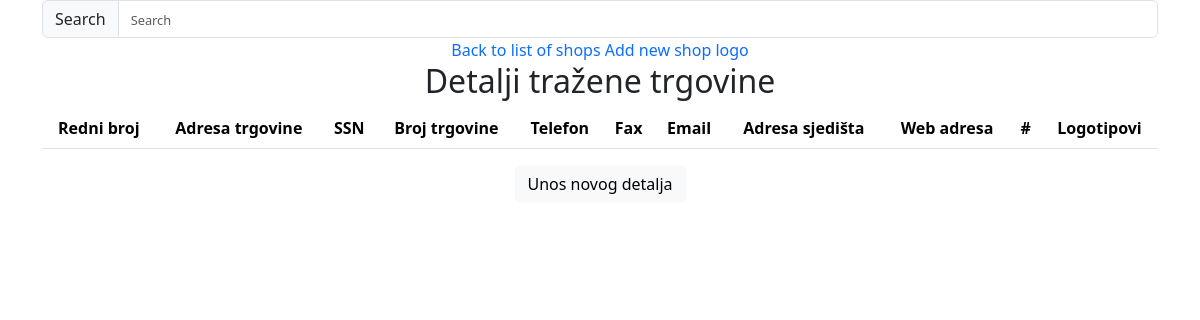
Page /shop_detail.php?shop_name=Crovortex, obrt za trgovinu on the earlier database version.
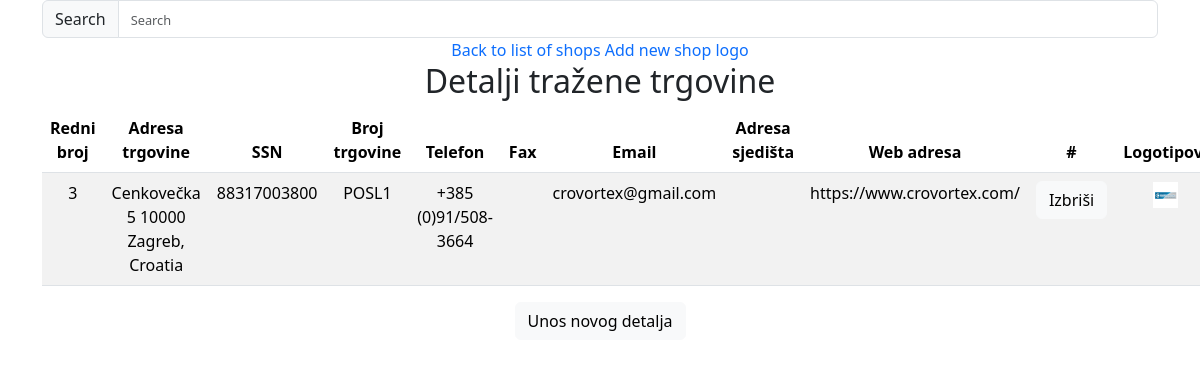
Same page on the later database version.
### tables this page shows
CREATE TABLE `shop_detail` (
  `id` int(11) NOT NULL,
  `shop_name` varchar(255) DEFAULT NULL,
  `address` varchar(255) DEFAULT NULL,
  `ssn` varchar(11) DEFAULT NULL,
  `shop_number` varchar(255) DEFAULT NULL,
  `telephone` varchar(255) DEFAULT NULL,
  `fax` varchar(255) DEFAULT NULL,
  `email` varchar(255) DEFAULT NULL,
  `hq_address` varchar(255) DEFAULT NULL,
  `web_page` varchar(255) DEFAULT NULL
);

CREATE TABLE `shop_logo` (
  `id` int(11) NOT NULL,
  `shop_name` varchar(255) NOT NULL,
  `logo1_url` varchar(255) NOT NULL,
  `logo2_url` varchar(255) NOT NULL
);

### dbconn.php (called while the page is built, shortened)
<?php
class DatabaseConnection{
    public $dbconn;
    public function setDbconn( $dbconn) {$this->dbconn = $dbconn;}
	public function getDbconn() {return $this->dbconn;}
}
?>

### shop.php (called while the page is built, shortened)
<?php
include("dbconn.php");
class Shop{
    public $shop_name;
    function __construct($shop_name)
    {
        $this->shop_name=$shop_name;
    }
    function get_shop_name(){
        return $this->shop_name;
    }
    function __destruct()
    {
        $this->shop_name="";
    }
}
?>

### shop_details.php (the view, shortened to what this page needs)
<?php
include("shop.php");
class ShopDetails extends Shop{
private $id;
 public $address;
 private $ssn;
 public $shop_number;
 public $telephone;
 public $fax;
 public $email;
 public $hq_address;
 public $web_page;
 function __construct($id,$shop_name,$address,$ssn,$shop_number,$telephone,$fax,$email,$hq_address,$web_page)
 {
    $this->id=$id;
     $this->address=$address;
     $this->ssn=$ssn;
     $this->shop_number=$shop_number;
     $this->telephone=$telephone;
     $this->fax=$fax;
     $this->email=$email;
     $this->hq_address=$hq_address;
     $this->web_page=$web_page;
 }
 function __destruct()
    {
        $this->address="";
        $this->ssn="";
        $this->shop_number="";
        $this->telephone="";
        $this->fax="";
        $this->email="";
        $this->hq_address="";
        $this->web_page="";
    }
public function getAddress() {return $this->address;}
	public function getSsn() {return $this->ssn;}
	public function getShopNumber() {return $this->shop_number;}
	public function getTelephone() {return $this->telephone;}
	public function getFax() {return $this->fax;}
	public function getEmail() {return $this->email;}
	public function getHqAddress() {return $this->hq_address;}
	public function getWebPage() {return $this->web_page;}
   public function getId() {return $this->id;}
public function setId( $id): void {$this->id = $id++;}
	public function print_table_data(){
        echo "<td>".$this->getId()."</td>";
		echo "<td>".$this->getAddress()."</td>";
        echo "<td>".$this->getSsn()."</td>";
        echo "<td>".$this->getShopNumber()."</td>";
        echo "<td>".$this->getTelephone()."</td>";
        echo "<td>".$this->getFax()."</td>";
        echo "<td>".$this->getEmail()."</td>";
        echo "<td>".$this->getHqAddress()."</td>";
        echo "<td>".$this->getWebPage()."</td>";
          $self = $_SERVER['PHP_SELF'];
            if (isset($_GET['shop_name'])) {
    $self .= "?shop_name=";
    $self .= $_GET['shop_name'];
  }
        echo "<td><form action='" . htmlspecialchars($self) . "' method='POST'><input id='" . $this->getId() . "' type='submit' class='btn btn-light' value='Izbriši'><input type='hidden' name='".CNST_VAL::DELETE_SHOP_DETAIL."' value='".CNST_VAL::DELETE_SHOP_DETAIL."'>
        <input type='hidden' name='id' value='".$this->getId()."'>
        </td></form>";
    }
}
?>

### functions.php (shortened to what this page needs)
<?php
include("shop_details.php");
$connection = new DatabaseConnection("localhost", "root", "", "bills", "utf8");
function print_shop_details($shop_name)
{
  if (isset($_GET['shop_name'])) {
    include("shop_logo.php");
    global $connection;
    $shop = new Shop($shop_name);
    $connection->connectToDatabase();
    $sql = "SELECT * FROM shop_detail WHERE shop_name='" . $shop->get_shop_name() . "'";
    $query = mysqli_query($connection->getDbconn(), $sql);
    $sql2 = "SELECT * FROM shop_logo WHERE shop_name='" . $shop->get_shop_name() . "'";
    $exe_q = mysqli_query($connection->getDbconn(), $sql2);
    echo "<h2>Detalji tražene trgovine</h2>";
    echo "<table class='table table-striped'>";
    echo "<thead><tr><th scope='col'>Redni broj</th><th scope='col'>Adresa trgovine</th><th scope='col'>SSN</th><th scope='col'>Broj trgovine</th><th scope='col'>Telefon</th><th scope='col'>Fax</th>
    <th scope='col'>Email</th>
    <th scope='col'>Adresa sjedišta</th>
    <th scope='col'>Web adresa</th>
      <th scope='col'>#</th>
    <th scope='col'>Logotipovi</th>
    </tr></thead>";
    echo "<tbody>";
    while ($res = mysqli_fetch_array($query)) {
      echo "<tr>";
      $details = new ShopDetails($res['id'], $shop_name, $res['address'], $res['ssn'], $res['shop_number'], $res['telephone'], $res['fax'], $res['email'], $res['hq_address'], $res['web_page']);
      $details->print_table_data();
      while ($res2 = mysqli_fetch_array($exe_q)) {
        $logo = new Shop_Logo($shop_name, $res2['logo1_url'], $res2['logo2_url']);
        $logo->print_logo();
      }
      echo "</tr>";
    }
    echo "</tbody>";
    echo "</table>";
    echo "<p><form method='post'><button class='btn btn-light' name='innsd'>Unos novog detalja</button></form>";
  } else {
    print_navigation();
  }
}
?>

### shop_logo.php (shortened to what this page needs)
<?php
class Shop_Logo extends Shop{
    public $logo1_url;
    public function __construct($shop_name ,$logo1_url,  $logo2_url){
        $this->shop_name=$shop_name;
        $this->logo1_url = $logo1_url;
        $this->logo2_url = $logo2_url;}
	public function getLogo1Url() {return $this->logo1_url;}
	function print_logo(){
       $sn=$this->get_shop_name();
        echo "<td><img src='".$this->getLogo1Url()."' alt='".$sn."' class='logo'></td>";
    }
}
?>

Differences in the rows shown:
added shop_detail: id "3", address "Cenkovečka 5 10000 Zagreb, Croatia", ssn "88317003800", shop_number "POSL1", telephone "+385 (0)91/508-3664", email "crovortex@gmail.com", web_page "https://www.crovortex.com/"
added shop_logo: logo1_url (picture)
